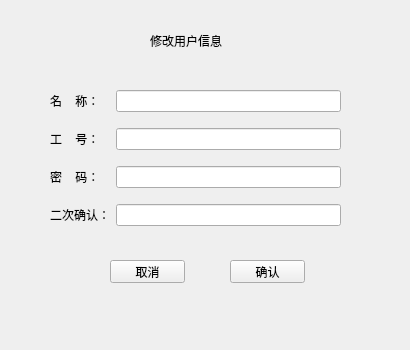
<?xml version="1.0" encoding="UTF-8"?>
<ui version="4.0">
 <class>userchangeinfo</class>
 <widget class="QMainWindow" name="userchangeinfo">
  <property name="geometry">
   <rect>
    <x>0</x>
    <y>0</y>
    <width>410</width>
    <height>350</height>
   </rect>
  </property>
  <property name="windowTitle">
   <string>MainWindow</string>
  </property>
  <widget class="QWidget" name="centralwidget">
   <widget class="QLabel" name="label_6">
    <property name="geometry">
     <rect>
      <x>150</x>
      <y>30</y>
      <width>131</width>
      <height>21</height>
     </rect>
    </property>
    <property name="styleSheet">
     <string notr="true">font: 16pt &quot;黑体&quot;;</string>
    </property>
    <property name="text">
     <string>修改用户信息</string>
    </property>
   </widget>
   <widget class="QPushButton" name="sureBtn">
    <property name="geometry">
     <rect>
      <x>230</x>
      <y>260</y>
      <width>75</width>
      <height>23</height>
     </rect>
    </property>
    <property name="text">
     <string>确认</string>
    </property>
   </widget>
   <widget class="QPushButton" name="cancleBtn">
    <property name="geometry">
     <rect>
      <x>110</x>
      <y>260</y>
      <width>75</width>
      <height>23</height>
     </rect>
    </property>
    <property name="text">
     <string>取消</string>
    </property>
   </widget>
   <widget class="QWidget" name="layoutWidget">
    <property name="geometry">
     <rect>
      <x>50</x>
      <y>80</y>
      <width>291</width>
      <height>156</height>
     </rect>
    </property>
    <layout class="QGridLayout" name="gridLayout">
     <item row="3" column="1">
      <widget class="QLineEdit" name="ptEdit">
       <property name="styleSheet">
        <string notr="true">font: 14pt &quot;黑体&quot;;</string>
       </property>
      </widget>
     </item>
     <item row="1" column="0">
      <widget class="QLabel" name="label_2">
       <property name="styleSheet">
        <string notr="true">font: 14pt &quot;黑体&quot;;</string>
       </property>
       <property name="text">
        <string>工    号：</string>
       </property>
      </widget>
     </item>
     <item row="2" column="0">
      <widget class="QLabel" name="label_3">
       <property name="styleSheet">
        <string notr="true">font: 14pt &quot;黑体&quot;;</string>
       </property>
       <property name="text">
        <string>密    码：</string>
       </property>
      </widget>
     </item>
     <item row="3" column="0">
      <widget class="QLabel" name="label_4">
       <property name="styleSheet">
        <string notr="true">font: 14pt &quot;黑体&quot;;</string>
       </property>
       <property name="text">
        <string>二次确认：</string>
       </property>
      </widget>
     </item>
     <item row="0" column="1">
      <widget class="QLineEdit" name="userEdit">
       <property name="styleSheet">
        <string notr="true">font: 14pt &quot;黑体&quot;;</string>
       </property>
      </widget>
     </item>
     <item row="1" column="1">
      <widget class="QLineEdit" name="idEdit">
       <property name="styleSheet">
        <string notr="true">font: 14pt &quot;黑体&quot;;</string>
       </property>
      </widget>
     </item>
     <item row="2" column="1">
      <widget class="QLineEdit" name="passworkEdit">
       <property name="styleSheet">
        <string notr="true">font: 14pt &quot;黑体&quot;;</string>
       </property>
      </widget>
     </item>
     <item row="0" column="0">
      <widget class="QLabel" name="label">
       <property name="styleSheet">
        <string notr="true">font: 14pt &quot;黑体&quot;;</string>
       </property>
       <property name="text">
        <string>名    称：</string>
       </property>
      </widget>
     </item>
    </layout>
   </widget>
  </widget>
 </widget>
 <resources/>
 <connections/>
</ui>
